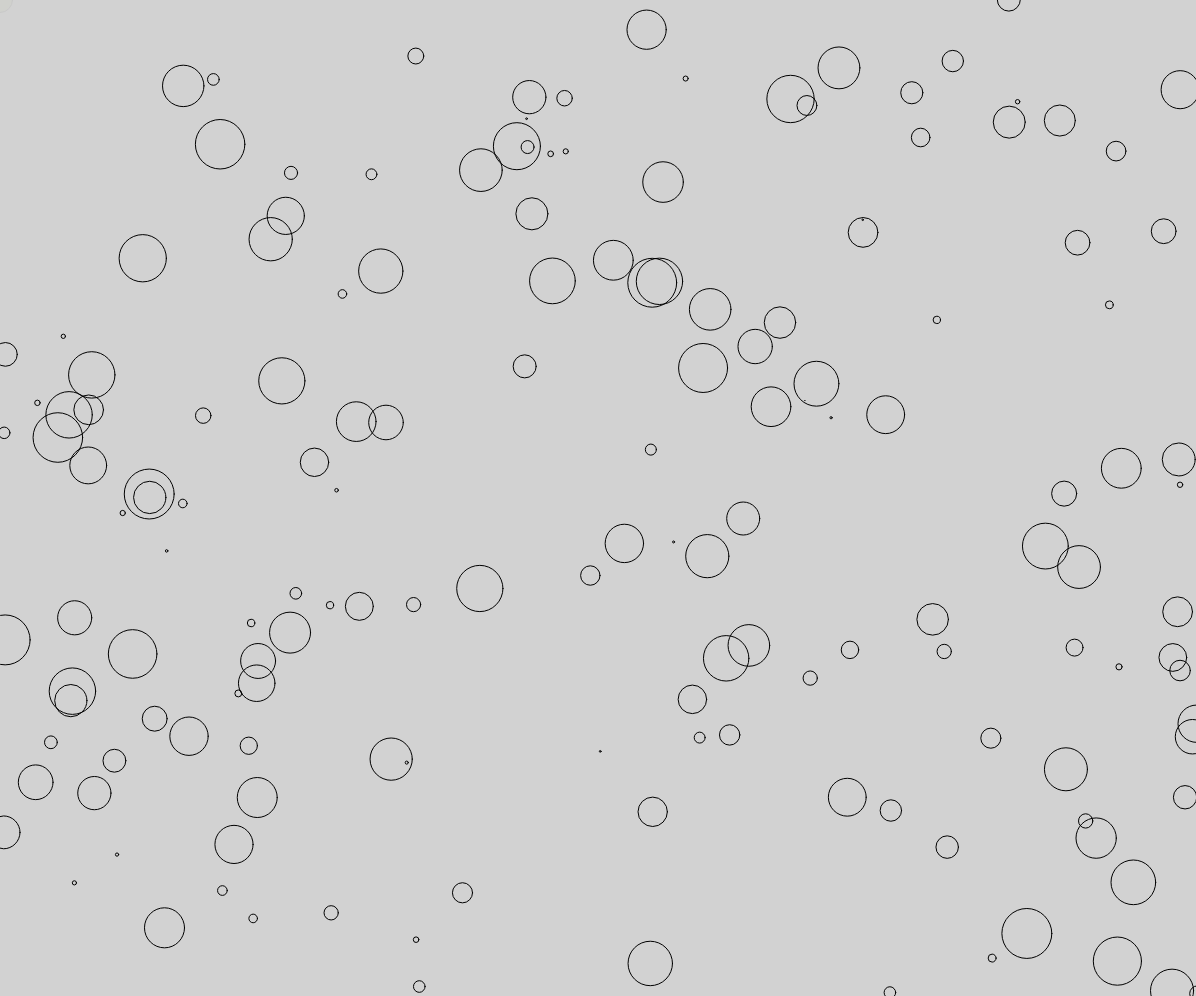
Frame 1 (no input)
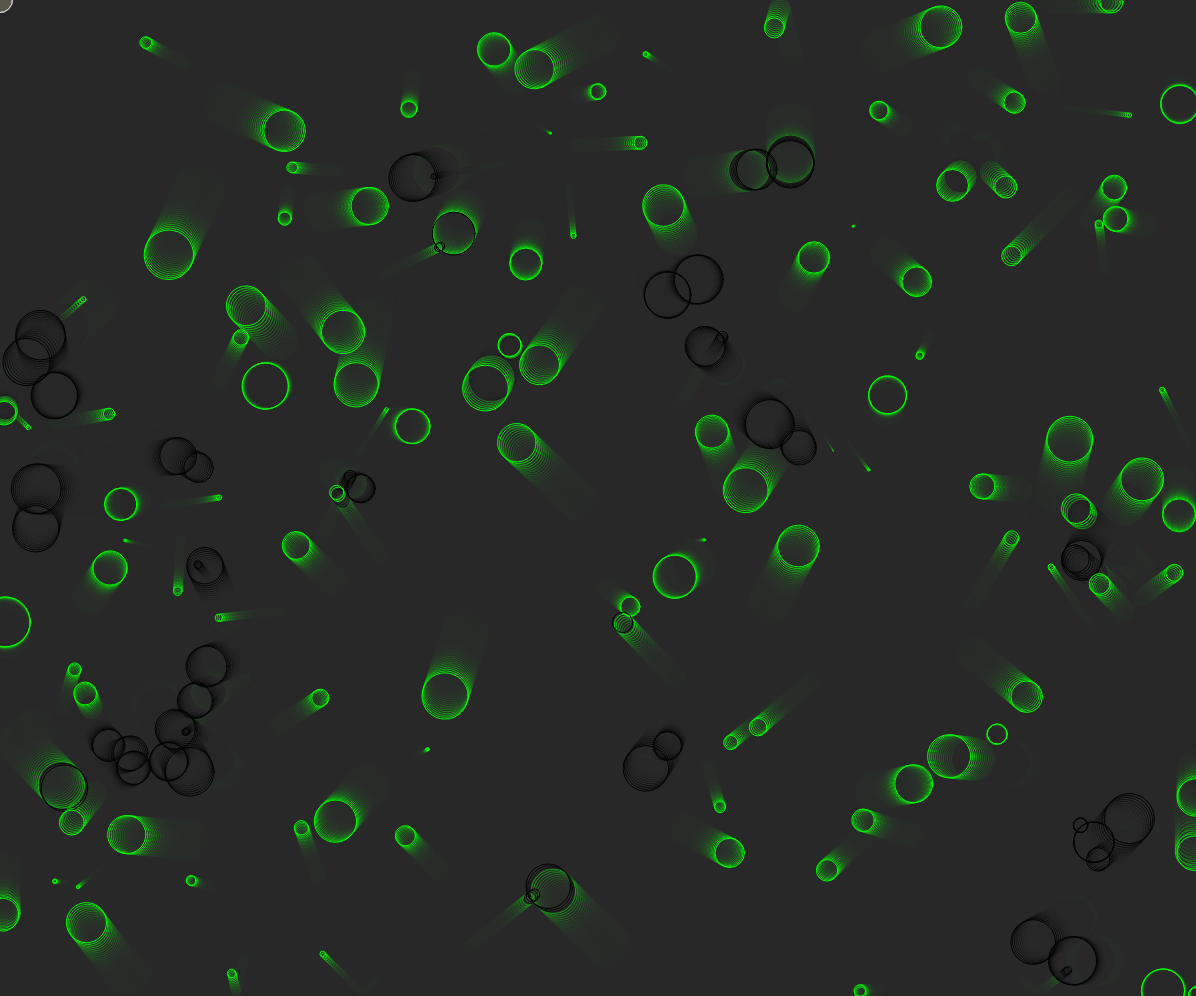
Frame 60 (no input)
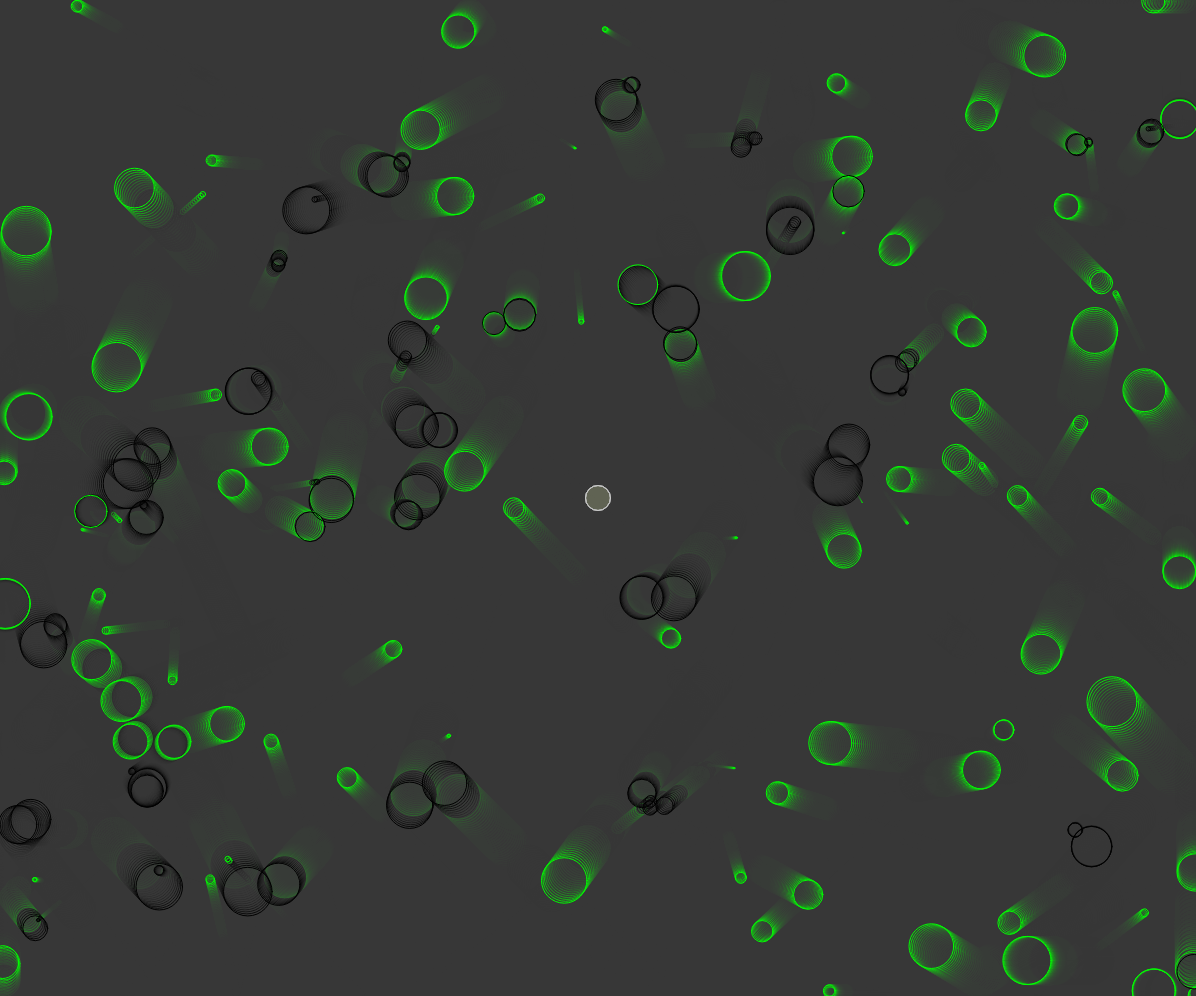
Frame 120 (the mouse pressed at the canvas centre since frame 60)

The p5.js sketch that drew these frames (run headless with seeded random() and noise() and a simulated clock; from frame 60 on, the mouse is pressed at the canvas centre):

// p5.js sketch
// ── sketch.js
let bg = {color: 30, color_min: 30, color_max: 200, fade: 0.25, flag: false, alpha: 50};
let bubbles;
let player;

function setup() {
  createCanvas(window.innerWidth - 4, window.innerHeight - 4);
  createFood();
  player = new Player(width, height);
}

function draw() {
  changeBackground();
  player.move(mouseX, mouseY);
  player.show();

  for (let bubble of bubbles) {
    bubble.move(width, height);
    bubble.show();
    bubble.checkOverLap(bubbles);
    if (player.eat(bubble)) bubbles.splice(bubbles.indexOf(bubble), 1);
  }

  if(!bubbles.length) createFood();
}

function createFood() {
  let num_bubbles = random(50, 200);
  bubbles = Array(Math.round(num_bubbles)).fill().map(() => new Bubble(random(0, width), random(0, height)));
}

function changeBackground() {
  background(bg.color, bg.alpha);
  if (bg.color <= bg.color_min) bg.flag = true;
  else if (bg.color >= bg.color_max) bg.flag = false;
  bg.color += (bg.flag) ? bg.fade : -bg.fade;
  console.log(bg.color);
}
// ── Bubble.js
class Bubble {
  constructor(x, y) {
    let speed_offset = 2;
    this.diam = random(50);
    this.rad = this.diam / 2;
    this.pos = createVector(x, y);
    this.speed = createVector(random(-speed_offset, speed_offset), random(-speed_offset, speed_offset));
    this.color = color(0, 0, 0);
    this.is_overlap = false;
  }

  show() {
    stroke(this.color);
    strokeWeight(1);
    noFill();
    ellipse(this.pos.x, this.pos.y, this.diam, this.diam);
  }

  intersect(other) {
    return this.pos.dist(other.pos) <= this.rad + other.rad;
  }

  checkOverLap(bubbles) {
    bubbles.forEach(obj => this.is_overlap = (this !== obj && this.intersect(obj)) ? true : this.is_overlap);
    if (this.is_overlap) {
      this.color = color(0, 0, 0);
      this.is_overlap = false;
    }
    else this.color = color(0, 255, 0);
  }

  isOutScreen(width, height) {
    return (this.getX() <= -2 * this.rad || this.getX() > width + 2 * this.rad || this.getY() < -2 * this.rad || this.getY() > height + 2 * this.rad);
  }

  _isLimitScreen(direction) {
    return (direction == 'x') ? this.getX() <= this.rad || this.getX() >= width - this.rad : this.getY() <= this.rad || this.getY() > height - this.rad;
  }

  move() {
    if (this._isLimitScreen('x')) this.speed.x *= -1;
    if (this._isLimitScreen('y')) this.speed.y *= -1;
    this.pos.add(this.speed);
  }

  getX() {
    return this.pos.x;
  }

  getY() {
    return this.pos.y;
  }

  clicked(mouse_x, mouse_y) {
    if (dist(this.pos.x, this.pos.y, mouse_x, mouse_y) <= this.rad && mouseIsPressed) return true;
  }

}
// ── Player.js
class Player {
    constructor(x, y) {
        this.pos = createVector(x / 2, y / 2);
        this.color = color(random(255), random(255), random(255), 20);
        this.diam = 25;
        this.rad = this.diam / 2;
        this.alpha = 100;
        this.max_diam = 20000;
        this.inc_size = 0.5;
        this.qnt_green = 1;
    }

    show() {
        stroke(200, 200, 200);
        fill(this.color, this.alpha);
        ellipse(this.pos.x, this.pos.y, this.diam, this.diam);
    }

    move(mouse_x, mouse_y) {
        this.pos = createVector(mouse_x, mouse_y);
    }

    eat(food) {
        if (this.intersect(food) && food.color._getGreen() == 255) {
            if (this.diam <= this.max_diam) {
                let inc = noise(random(this.max_diam));
                this.diam += inc;
                this.qnt_green += inc;
            }
            this.rad = Math.ceil(this.diam) / 2;
            this.changeColor();
            return true;
        }
    }

    intersect(other) {
        return this.pos.dist(other.pos) <= this.rad + other.rad;
      }

    changeColor() {
        this.color = color(0, this.qnt_green, 0, this.alpha);
    }

    info() {
        console.log("x: " + this.pos.x + " y: " + this.pos.y + " diameter: " + this.diam);
    }
}
